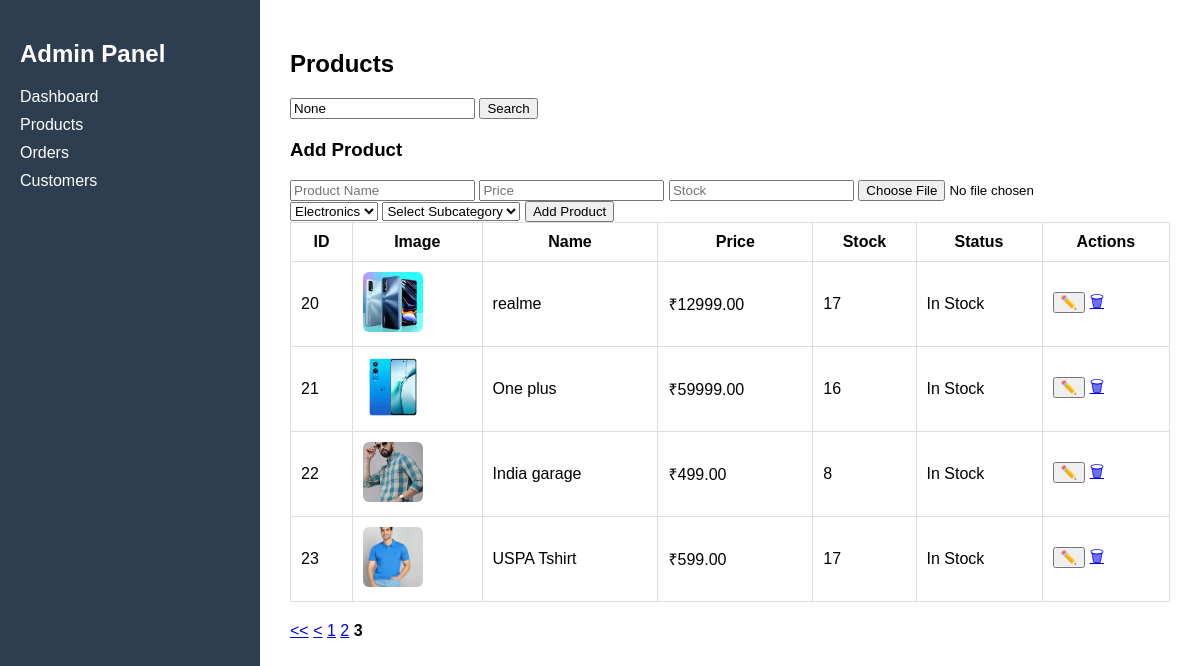
/admin-products/?page=3, run on an earlier commit of the app's database.
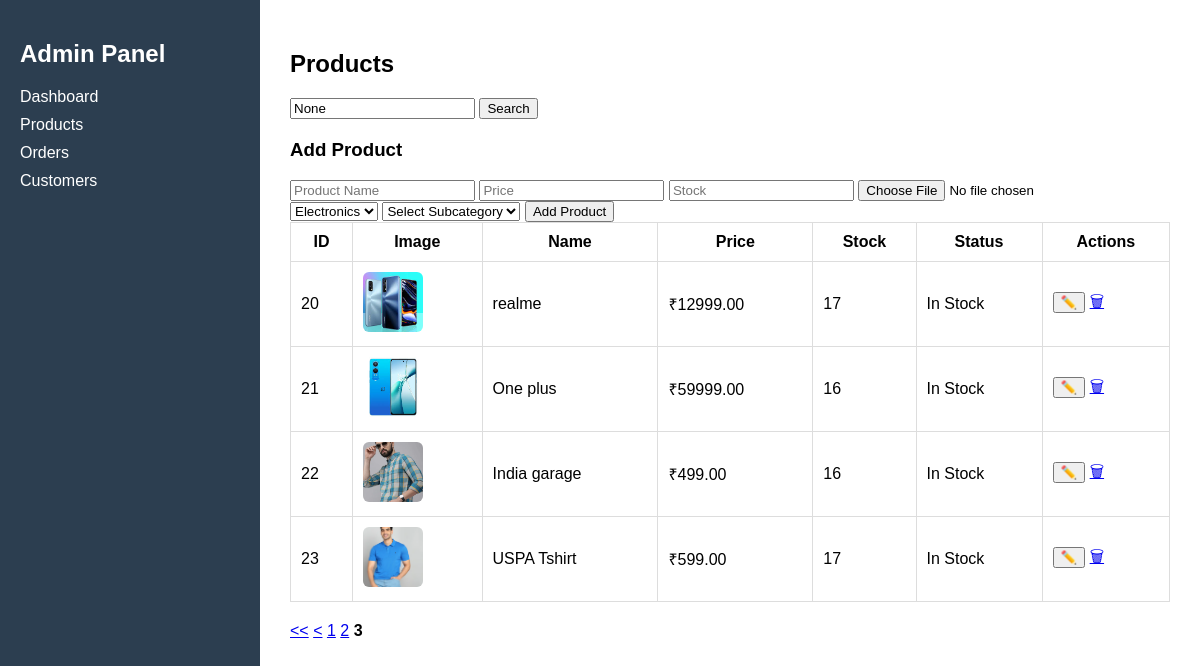
And on a later commit of the database.
### category/models.py (models this page shows, shortened)
class Product(models.Model):
    category = models.ForeignKey(Category, on_delete=models.CASCADE)
    subcategory = models.ForeignKey(SubCategory, on_delete=models.CASCADE)
    name = models.CharField(max_length=200)
    description = models.TextField()
    price = models.DecimalField(max_digits=10, decimal_places=2)
    image = models.ImageField(upload_to='products/')
    stock=models.IntegerField(default=0)
    low_stock_threshold = models.IntegerField(default=0)
    coins = models.IntegerField(default=0)

### category/views.py (the view, shortened to what this page needs)
# urls.py: path("admin-products/", views.admin_products, name="admin_products"),
def admin_products(request):
    query = request.GET.get("q")
    products = Product.objects.all()
    categories = Category.objects.all()
    subcategories = SubCategory.objects.all()
    if query:
        products = products.filter(name__icontains=query)
    paginator = Paginator(products,9)
    page_number = request.GET.get("page")
    products = paginator.get_page(page_number)
    return render(request, "admindashboard/products.html", {
        "products": products,
        "query": query,
        "categories":categories,
        "subcategories":subcategories
    })

### category/templates/admindashboard/products.html (shortened to what this page needs)
{% extends "admindashboard/base.html" %}
{% block content %}
<h2>Products</h2>
<form method="GET" style="margin-bottom:20px;">
<input type="text" name="q" placeholder="Search product..." value="{{ query }}">
<button type="submit">Search</button>
</form>
<h3>Add Product</h3>
<form method="POST" enctype="multipart/form-data">
<input type="text" name="name" placeholder="Product Name">
<input type="number" step="0.01" name="price" placeholder="Price">
<input type="number" name="stock" placeholder="Stock">
<input type="file" name="image">
<select name="category">
{% for c in categories %}
<option value="{{ c.id }}">{{ c.name }}</option>
{% endfor %}
</select>
<select name="subcategory" required>
<option value="">Select Subcategory</option>
</select>
<button type="submit">Add Product</button>
</form>
<table border="1" cellpadding="10" cellspacing="0" width="100%">
<thead>
<tr>
<th>ID</th>
<th>Image</th>
<th>Name</th>
<th>Price</th>
<th>Stock</th>
<th>Status</th>
<th>Actions</th>
</tr>
</thead>
<tbody>
{% for product in products %}
<tr>
<td>{{ product.id }}</td>
<td>
{% if product.image %}
<img src="{{ product.image.url }}" class="product-thumb">
{% else %}
No Image
{% endif %}
</td>
<td>{{ product.name }}</td>
<td>
<span id="price-text-{{product.id}}">
₹{{ product.price }}
</span>
</td>
<td>
<span id="stock-text-{{product.id}}">
{{ product.stock }}
</span>
</td>
<td>
{% if product.stock == 0 %}
<span class="stock-out">Out of Stock</span>
{% elif product.stock < 5 %}
<span class="stock-low">Low Stock</span>
{% else %}
<span class="stock-ok">In Stock</span>
{% endif %}
</td>
<td>
<button type="button" onclick="editRow({{product.id}})">✏️</button>
<a href="{% url 'delete_product' product.id %}"
onclick="return confirm('Delete this product?')">🗑</a>
</td>
</tr>
{% endfor %}
</tbody>
</table>
<div style="margin-top:20px;">
{% if products.has_previous %} <a href="?page=1"><<</a> <a href="?page={{ products.previous_page_number }}"><</a>
{% endif %}
{% for i in products.paginator.page_range %}
{% if products.number == i %} <strong>{{ i }}</strong>
{% else %} <a href="?page={{ i }}">{{ i }}</a>
{% endif %}
{% endfor %}
</div>
{% endblock %}

What changed in the data, as far as the page shows it:
changed Product "India garage": stock "8" → "16"
